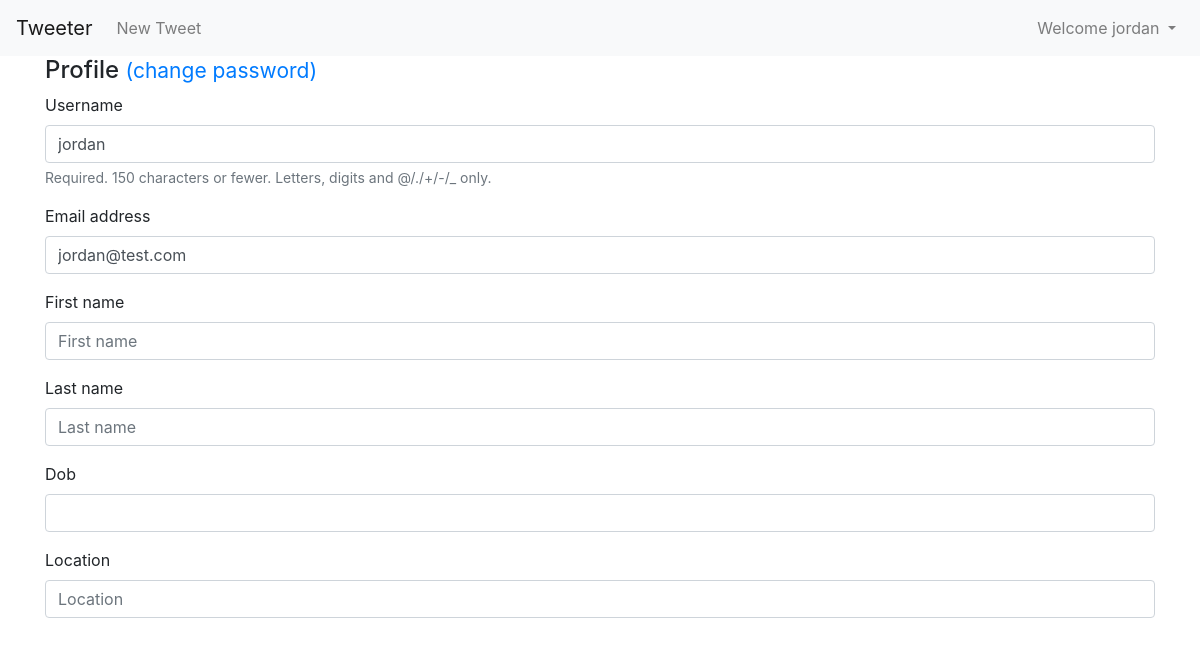
Page /users/2/update/ (signed in) on the earlier database version.
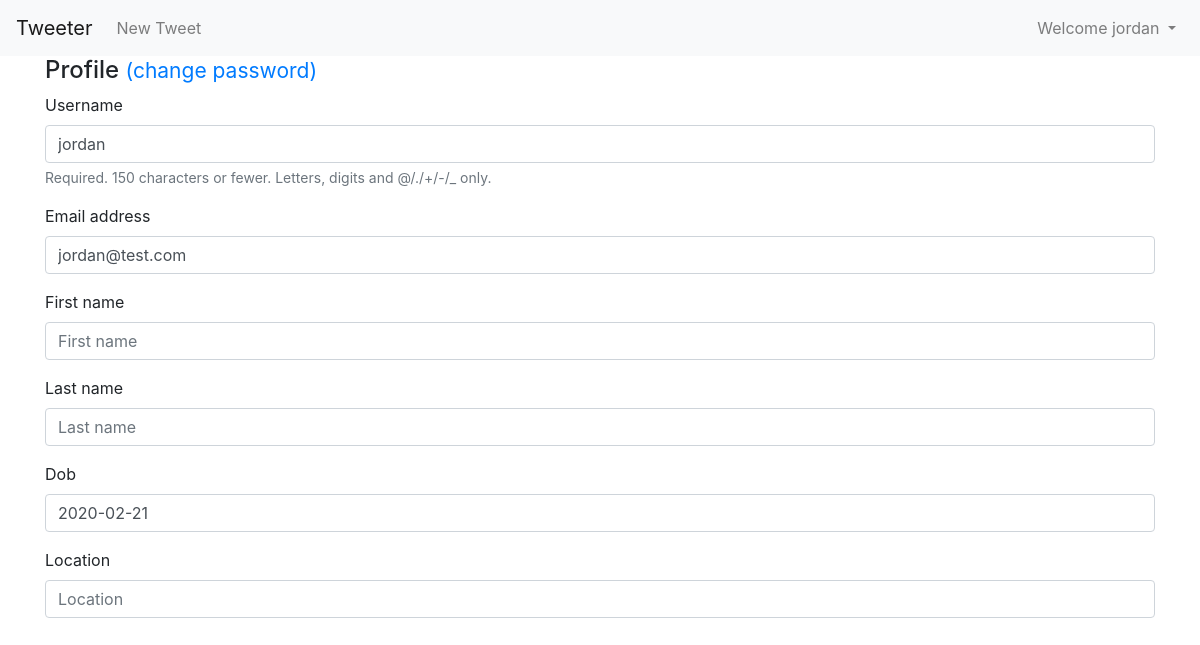
Same page on the later database version.
### users/models.py (models this page shows, shortened)
class CustomUser(AbstractUser):
    gender = models.CharField(max_length=255, blank=True, null=True)
    dob = models.DateField(null=True, blank=True)
    location = models.CharField(max_length=255, blank=True, null=True)

### users/views.py (the view)
# urls.py: path('<int:pk>/update/', UserUpdateView.as_view(), name='update_user'),
class UserUpdateView(SuccessMessageMixin, generic.UpdateView): # new
    form_class = CustomUserChangeForm
    success_url = reverse_lazy('home')
    template_name = 'update.html'
    success_message = 'User profile updated.' # new
    def get_queryset(self):
        user = self.request.user
        if user.is_superuser:
            return CustomUser.objects.all()
        else:
            return CustomUser.objects.filter(id=user.id)

### users/forms.py
class CustomUserChangeForm(UserChangeForm):
    password = None
    class Meta:
        model = CustomUser
        fields = ['username','email', 'first_name', 'last_name', 'dob', 'location' ]
        widgets = { 'dob': DatePickerInput() }

### users/templates/update.html (shortened to what this page needs)
{% extends 'base.html' %}
{% load bootstrap4 %}
{% block content %}
  <h4>
    Profile
    <small><a href="{% url 'change_password' %}">(change password)</a></small>
  </h4>
  <form method="post">{% csrf_token %}
    {% bootstrap_form form %}
  </form>
{% endblock content %}

### templates/base.html (shortened to what this page needs)
{% load bootstrap4 %}
<html>
<head>
    {% bootstrap_css %}
</head>
<body>
  <nav class="navbar navbar-expand-lg navbar-light bg-light">
    <a class="navbar-brand" href="{% url 'home' %}">Tweeter</a>
    <div class="collapse navbar-collapse" id="navbarSupportedContent">
      <ul class="navbar-nav mr-auto">
        {% if user.is_authenticated %}
          <li class="nav-item">
            <a class="nav-link" href="{% url 'tweet_new' %}">New Tweet</a>
          </li>
        {% endif %}
      </ul>
      <ul class="navbar-nav ml-auto">
        {% if user.is_authenticated %}
          <li class="nav-item dropdown">
            <a class="nav-link dropdown-toggle" href="#" id="navbarDropdownMenuLink"
            data-toggle="dropdown" aria-haspopup="true"
            aria-expanded="false">
              Welcome {{ user.username }}
            </a>
          </li>
        {% endif %}
      </ul>
    </div>
  </nav>
  <div class="container">
      {% block content %}(no content){% endblock %}
  </div>
</body>
</html>

Differences in the rows shown:
changed CustomUser "jordan": dob (not shown) → "2020-02-21"
